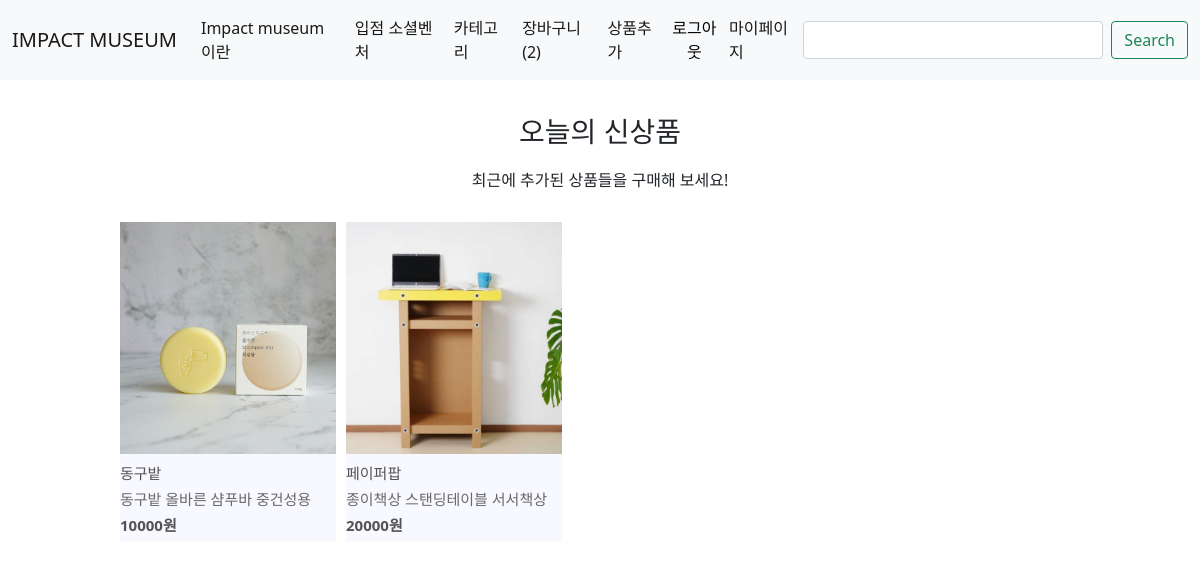
The app's page / (signed in) with its own data.
### products/models.py (models this page shows, shortened)
class Order(models.Model):
    customer = models.ForeignKey(Customer, on_delete=models.SET_NULL, blank=True, null=True, default=1)    # Customer가 회원탈퇴 하더라도 주문 내역을 유지하기 / 어뷰징 회원일 수도 있기 때문에 주문 내역 자료가 필요할 수 있다.
    date_ordered = models.DateTimeField(auto_now_add=True)
    complete = models.BooleanField(default=True, null=True, blank=True)
    transaction_id = models.CharField(max_length=200, null=True)
    def __str__(self):
        return f'id: {self.id} | customer: {self.customer} | date_ordered: {self.date_ordered} | complete: {self.complete} | transaction_id: {self.transaction_id}'
    def get_cart_items(self):
        orderitems = self.orderitem_set.all()
        total = sum([item.quantity for item in orderitems])
        return total

class OrderItem(models.Model):
    product = models.ForeignKey(Product, on_delete=models.SET_NULL, blank=True, null=True)   # Post 모델과 1:N관계 / 장바구니 기록을 남기기 위해 Post가 사라져도 남게끔 설정
    order = models.ForeignKey(Order, on_delete=models.SET_NULL, blank=True, null=True)    # Order 모델과 1:N관계 / 주문내역이 사라져도 장바구니 기록을 남길 수 있게 설정
    quantity = models.IntegerField(default=0, null=False, blank=False)
    date_added = models.DateTimeField(auto_now_add=True)

class Product(models.Model):
    product_name = models.CharField(max_length=100)
    brand = models.TextField()
    price = models.PositiveIntegerField(default=0)              # 가격이니까 실수가 아닌 정수 필드로 수정 / 가격이 음수가 될 수 없으니 타이트하게 필드 설정
    image = models.ImageField(null=True, blank=True, upload_to='products/product/%Y/%m/%d')            # 이미지이니까 Image 필드 선택
    created_at = models.DateTimeField(auto_now_add=True)        # 상품 db에 추가할 때 날짜 설정
    updated_at = models.DateTimeField(auto_now=True)            # 수정될 떄마다 날짜 설정
    class Meta:              # Product 모델안에 Meta 클래스 속성으로 id필드에 대한 역순을 설정할 수도 있음 -> 최신 상품목록을 보여주기 위함
        ordering = ['-id']   # 그런데, View 함수에서 Product.objects.all().order_by로 설정하면 Meta 클래스는 무시됨
    @property
    def imageURL(self):
        try:
            url = self.image.url
        except:
            url = 'products/'
        return url

### products/views.py (the view)
# urls.py: path('', views.index, name='main'),                   # request URL이 없이 도메인으로 접속했을 떄 메인화면 보여주기
def index(request):
    if request.user.is_authenticated:      # 로그인이 되었을 경우, 로그인된 유저의 정보와 연동된 customer 인스턴스를 customer 변수에 저장
        customer = request.user.customer
        order, created = Order.objects.get_or_create(customer=customer, complete=False) # 그 customer 인스턴스가 pk로 있는 order 인스턴스를 저장
        print(order)
        print(created)
        cartItems = order.get_cart_items                  # 특정 order에 해당되는 orderitem의 수량을 전부 합한 값을 가져오기 - Order모델에 정의된 get_cart_items 함수 사용
    else:
        items = []                                        # checkout.html에 아무것도 보내주지 않는다는 것을 의미
        order = {'get_cart_total':0, 'get_cart_items':0}  # 로그인하지 않아도 화면을 볼 수 있게 order 변수를 정의해주는 것
        cartItems = order['get_cart_items']
    products = Product.objects.all().order_by('-id')[:8] # Product 모델 데이터 전체에서 id필드 기준 역순으로 8개만 가져오기
    query = request.GET.get('query', '')
    if query:
        products = Product.objects.all().filter(Q(product_name__icontains=query) | Q(brand__icontains=query))
    context = {
        'products': products,
        'cartItems': cartItems,    # 장바구니 개수를 표현하기 위해 cartItems 변수를 같이 보내줘야 한다.
        'query': query,
        }
    return render(request, 'products/products.html', context)

### accounts/models.py (called while the page is built)
    def __str__(self):
        return f'user: {self.user} | name: {self.name} | email: {self.email} | problem: {self.problem}'

### products/templates/products/products.html
{% extends 'base.html' %}
{% load static %}
{% block style %}
<link rel="stylesheet" href="{% static 'products/css/main.css' %}">
{% endblock %}
{% block content %}
    <div class="product-container-info">
        <p class="product-container-info-text">오늘의 신상품</p>
        <span>최근에 추가된 상품들을 구매해 보세요!</span>
    </div>
    <div class="col-xs-12 col-md-12" id="product_container">
        {% for product in products %}
            <div class="col-xs-3 col-md-6" id="product_list">
                    <div class="product_image_frame">
                        <a href="{% url 'products:detail' product.id %}">
                            <img id="product_image" src="{{ product.imageURL }}" alt="상품 이미지">
                        </a>
                    </div>
                    <div class="product_info">
                        <h1 class="product_info_brand">{{ product.brand }}</h1>
                        <h2 class="product_info_name">{{ product.product_name }}</h2>
                        <h3 class="product_info_price">{{ product.price|floatformat:"0g" }}원</h3>
                    </div>
            </div>
        {% endfor %}
    </div>
{% endblock %}

### templates/base.html (shortened to what this page needs)
{% load static %}
<!DOCTYPE html>
<html lang="ko">
<head>
    <link rel="stylesheet" href="{% static 'main.css' %}">
    {% block style %}
    {% endblock %}
    <link href="https://cdn.jsdelivr.net/npm/bootstrap@5.1.3/dist/css/bootstrap.min.css" rel="stylesheet">
</head>
<body>
      <nav class="navbar navbar-expand-lg navbar-light bg-light">
        <div class="container-fluid">
          <div class="collapse navbar-collapse" id="navbarTogglerDemo01">
            <a class="navbar-brand" href="{% url 'main' %}">IMPACT MUSEUM</a>
            <ul class="navbar-nav me-auto mb-2 mb-lg-0">
              <li class="nav-item">
                <a class="nav-link active" aria-current="page" href="#">Impact museum이란</a>
              </li>
              <li class="nav-item">
                <a class="nav-link active" aria-current="page" href="#">입점 소셜벤처</a>
              </li>
              <li class="nav-item">
                <a class="nav-link active" aria-current="page" href="#">카테고리</a>
              </li>
              <li class="nav-item">
                <a class="nav-link active" href="{% url 'products:cart' %}">장바구니({{ cartItems }})</a>
              </li>
              <li class="nav-item">
                <a class="nav-link active" href="{% url 'products:new' %}">상품추가</a>
              </li>
              {% if user.is_authenticated %}
              <form id="logout-form" method="POST" action="{% url 'accounts:logout' %}">
                  <button id="logout-button" type="submit">로그아웃</button>
                  <a class="nav-link active" aria-current="page" href="{% url 'accounts:mypage' %}">마이페이지</a>
              </form>
              {% endif %}
            </ul>
            <form class="d-flex" action="{% url 'products:index' %}" method="GET">
              <input id="product-search" class="form-control me-2" type="search" aria-label="Search" name="query" value="{{ query }}">
              <button class="btn btn-outline-success" type="submit">Search</button>
            </form>
          </div>
        </div>
      </nav>
    {% block content %}
    {% endblock %}
</body>
</html>

### static/main.css (style rules this page uses)
.navbar.navbar-expand-lg.navbar-light.bg-light { height: 80px; }
#product-search { width: 300px; }
#logout-button { border: 0; background-color: transparent; }
#logout-form { display: flex; }
h1, h2, h3 { color: #535353; font-size: 16px; }

### products/static/products/css/main.css (style rules this page uses)
* { margin: 0px; padding: 0px; }
.product-container-info { margin-top: 30px; display: flex; flex-direction: column; align-items: center; }
.product-container-info-text { font-size: 28px; font-weight: 400; }
#product_container { width: 100vw; height: 100vh; display: flex; justify-content: flex-start; flex-wrap: wrap; padding-left: 10%; margin-top: 30px; }
#product_list { width: 20%; height: 40%; display: flex; flex-direction: column; margin-right: 10px; background-color: #F8F8FF; }
.product_image_frame { width: 100%; height: 100%; overflow: hidden; }
#product_image { width: 100%; height: 100%; object-fit: cover; }
.product_info { padding-top: 10px; }
.product_info_brand { font-size: 15px; }
.product_info_name { font-size: 15px; color: #696969; }
.product_info_price { font-size: 15px; font-weight: bold; }

### records on screen
Order: id.quantity "2"
Product: imageURL (picture), brand "동구밭", product_name "동구밭 올바른 샴푸바 중건성용", price "10000"
Product: imageURL (picture), brand "페이퍼팝", product_name "종이책상 스탠딩테이블 서서책상", price "20000"
